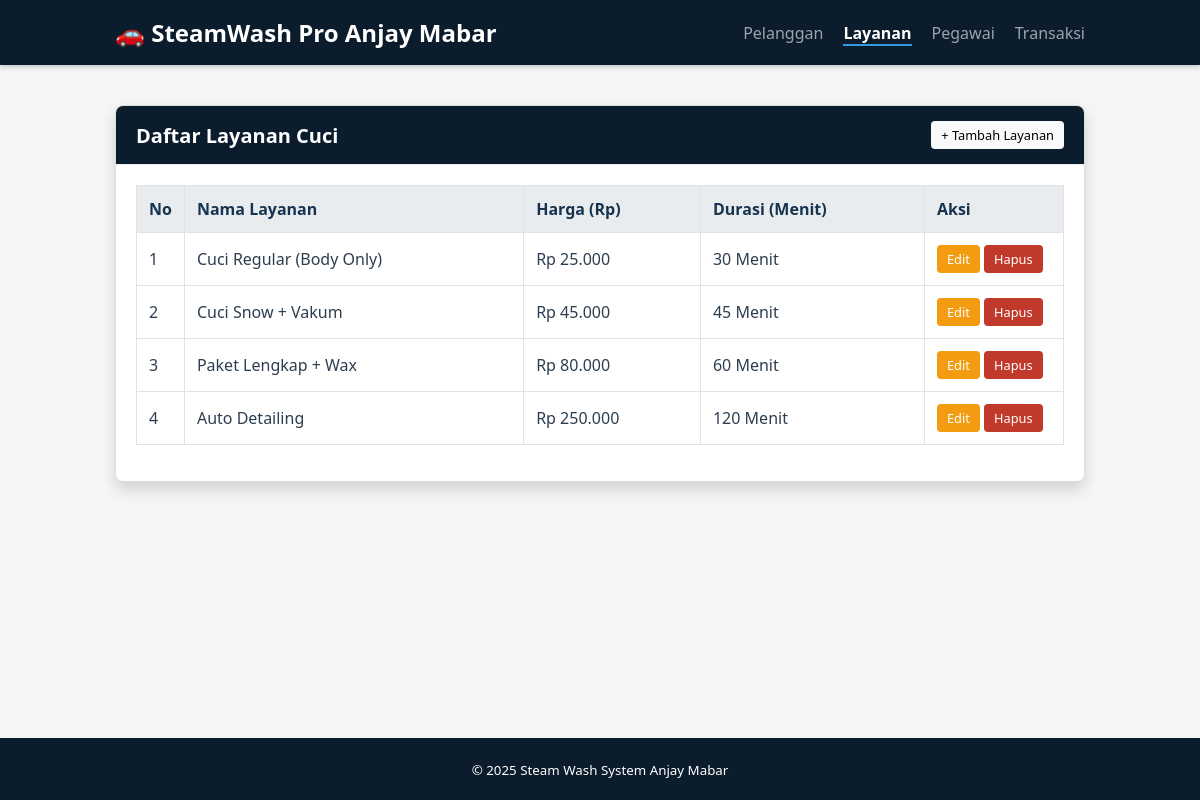
/index.php?page=layanan, run on the app's committed database.
### tables this page shows
CREATE TABLE layanan (
    id_layanan INT AUTO_INCREMENT PRIMARY KEY,
    nama_layanan VARCHAR(50) NOT NULL,
    harga DECIMAL(10, 2) NOT NULL,
    durasi_menit INT NOT NULL
);

### viewmodels/LayananViewModel.php (called while the page is built, shortened)
<?php
require_once 'config/Database.php';
require_once 'models/Layanan.php';
class LayananViewModel {
    private $layananModel;
    public function __construct() {
        $database = new Database();
        $this->db = $database->getConnection();
        $this->layananModel = new Layanan($this->db);
    }
    public function showAllLayanan() {
        $stmt = $this->layananModel->read();
        $data = [];
        while ($row = $stmt->fetch(PDO::FETCH_ASSOC)) {
            $data[] = $row;
        }
        return $data;
    }
}
?>

### config/Database.php (called while the page is built, shortened)
<?php
class Database {
    private $host = "localhost";
    private $db_name = "db_tempatcucikendaraan";
    private $username = "root";
    private $password = "";
    public function getConnection() {
        $this->conn = null;
        try {
            $this->conn = new PDO("mysql:host=" . $this->host . ";dbname=" . $this->db_name, $this->username, $this->password);
            $this->conn->setAttribute(PDO::ATTR_ERRMODE, PDO::ERRMODE_EXCEPTION);
        } catch(PDOException $exception) {
            echo "Connection error: " . $exception->getMessage();
        }
        return $this->conn;
    }
}
?>

### models/Layanan.php (called while the page is built, shortened)
<?php
class Layanan {
    private $conn;
    private $table_name = "layanan";
    public function __construct($db) {
        $this->conn = $db;
    }
    public function read() {
        $query = "SELECT * FROM " . $this->table_name . " ORDER BY id_layanan ASC";
        $stmt = $this->conn->prepare($query);
        $stmt->execute();
        return $stmt;
    }
}
?>

### views/layanan_list.php (the view, shortened to what this page needs)
<?php
include 'views/template/header.php';
?>
<div class="card shadow">
    <div class="card-header d-flex justify-content-between align-items-center">
        <h3 class="mb-0" style="margin:0; font-size: 1.25rem;">Daftar Layanan Cuci</h3>
        <a href="index.php?page=add_layanan" class="btn btn-light btn-sm">
            + Tambah Layanan
        </a>
    </div>
    <div class="card-body">
        <div class="table-responsive">
            <table class="table table-hover table-bordered">
                <thead>
                    <tr>
                        <th width="5%" class="text-center">No</th>
                        <th>Nama Layanan</th>
                        <th>Harga (Rp)</th>
                        <th>Durasi (Menit)</th>
                        <th width="15%" class="text-center">Aksi</th>
                    </tr>
                </thead>
                <tbody>
                    <?php
                    if (!empty($layananList)) {
                        $no = 1;
                        foreach ($layananList as $l) {
                    ?>
                        <tr>
                            <td class="text-center"><?= $no++; ?></td>
                            <td><?= $l['nama_layanan']; ?></td>
                            <td>Rp <?= number_format($l['harga'], 0, ',', '.'); ?></td>
                            <td><?= $l['durasi_menit']; ?> Menit</td>
                            <td class="text-center">
                                <a href="index.php?page=edit_layanan&id=<?= $l['id_layanan']; ?>" class="btn btn-warning btn-sm">Edit</a>
                                <a href="index.php?action=delete_layanan&id=<?= $l['id_layanan']; ?>" class="btn btn-danger btn-sm" onclick="return confirm('Hapus layanan ini?');">Hapus</a>
                            </td>
                        </tr>
                    <?php
                        }
                    } else {
                    ?>
                        <tr>
                            <td colspan="5" class="text-center">Belum ada data layanan.</td>
                        </tr>
                    <?php } ?>
                </tbody>
            </table>
        </div>
    </div>
</div>
<?php include 'views/template/footer.php'; ?>

### views/template/header.php (style rules this page uses)
:root { --primary-dark: #0b1c2c; --secondary-dark: #163450; --accent-color: #3498db; --text-dark: #2c3e50; --bg-light: #f4f7f6; --success: #27ae60; --warning: #f39c12; --danger: #c0392b; --light: #f8f9fa; }
* { box-sizing: border-box; }
body { font-family: 'Segoe UI', Tahoma, sans-serif; background-color: var(--bg-light); margin: 0; padding: 0; color: var(--text-dark); display: flex; flex-direction: column; min-height: 100vh; }
.mb-0 { margin-bottom: 0; }
.d-flex { display: flex; }
.justify-content-between { justify-content: space-between; }
.align-items-center { align-items: center; }
.text-center { text-align: center; }
.card { background: white; border-radius: 8px; box-shadow: 0 2px 4px rgba(0,0,0,0.1); overflow: hidden; border: 1px solid #ddd; }
.card-header { padding: 15px 20px; background-color: var(--primary-dark); color: white; border-bottom: 1px solid #eee; }
.card-body { padding: 20px; }
.shadow { box-shadow: 0 0.5rem 1rem rgba(0, 0, 0, 0.15); }
.table-responsive { overflow-x: auto; }
.table { width: 100%; border-collapse: collapse; margin-bottom: 1rem; }
.table th, .table td { padding: 12px; border: 1px solid #dee2e6; text-align: left; }
.table thead { background-color: #e9ecef; }
.table th { font-weight: 600; color: var(--secondary-dark); }
.btn { display: inline-block; padding: 8px 16px; font-size: 0.9rem; border: none; border-radius: 4px; cursor: pointer; text-decoration: none; transition: 0.2s; font-family: inherit; }
.btn-sm { padding: 5px 10px; font-size: 0.8rem; }
.btn-light { background: #f8f9fa; color: #000; }
.btn-warning { background: var(--warning); color: white; }
.btn-danger { background: var(--danger); color: white; }

### data on the page
layanan: nama_layanan "Cuci Regular (Body Only)", harga "25.000", durasi_menit "30"
layanan: nama_layanan "Cuci Snow + Vakum", harga "45.000", durasi_menit "45"
layanan: nama_layanan "Paket Lengkap + Wax", harga "80.000", durasi_menit "60"
layanan: nama_layanan "Auto Detailing", harga "250.000", durasi_menit "120"
